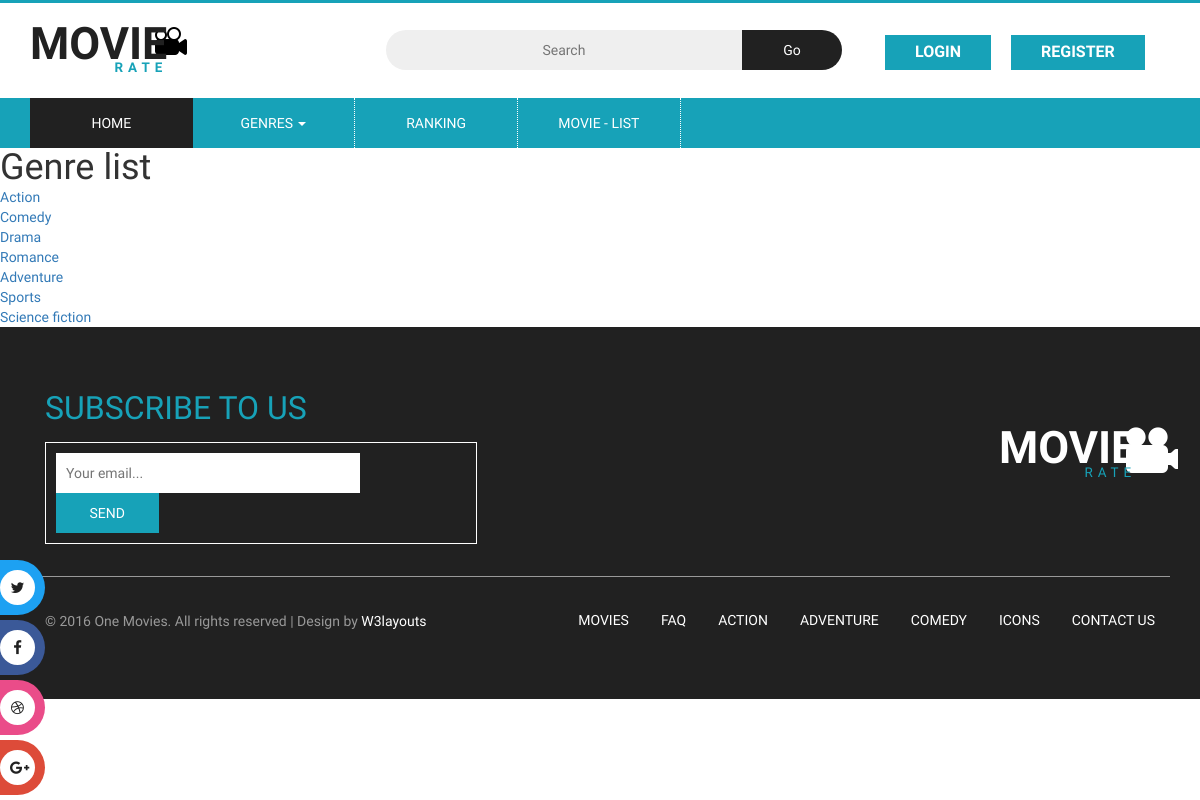
The page /genres/ on the database its author committed.
### app/models.py (models this page shows, shortened)
class Genre(models.Model):
    name = models.CharField(max_length=45, null=False)
    movies = models.ManyToManyField(Movie, related_name='genres')
    class Meta:
        app_label = 'app'

### app/views.py (the view)
# urls.py: path('genres/', views.view_genres, name='view_genres'),
def view_genres(request):
    genre_list = Genre.objects.all()
    list_genres = Genre.objects.all()
    contexto = {
        'list_genres': list_genres,
        'genre_list' : genre_list
    }
    return render(request, 'app/genres.html', contexto)

### app/templates/app/genres.html (shortened to what this page needs)
{% extends "app/base.html" %}
{% load static %}
{% block contenido %}
<h1>Genre list</h1>
<ul>
    {% for c in list_genres %}
        <a href="{% url  'app:view_genre' c.id %}"><li>{{ c.name }}</li></a>
    {% endfor %}
</ul>
{% endblock %}

### app/static/app/css/style.css (style rules this page uses)
html, body { font-size: 100%; font-family: 'Roboto Condensed', sans-serif; background:#ffffff; }
ul li,ol li { font-size:14px; }
h1,h2,h3,h4,h5,h6,a { font-family: 'Roboto Condensed', sans-serif; margin:0; }
ul,label { margin:0; padding:0; }

### app/static/app/css/contactstyle.css (style rules this page uses)
html, body { font-size: 100%; font-family: 'Roboto Condensed', sans-serif; background:#ffffff; }
ul li,ol li { font-size:14px; }
h1,h2,h3,h4,h5,h6,a { font-family: 'Roboto Condensed', sans-serif; margin:0; }
ul,label { margin:0; padding:0; }

### app/static/app/css/faqstyle.css (style rules this page uses)
html, body { font-size: 100%; font-family: 'Roboto Condensed', sans-serif; background:#ffffff; }
ul li,ol li { font-size:14px; }
h1,h2,h3,h4,h5,h6,a { font-family: 'Roboto Condensed', sans-serif; margin:0; }
ul,label { margin:0; padding:0; }

### app/static/app/css/single.css (style rules this page uses)
html, body { font-size: 100%; font-family: 'Roboto Condensed', sans-serif; }

### app/static/app/css/medile.css (style rules this page uses)
html, body { font-size: 100%; font-family: 'Roboto Condensed', sans-serif; background:#ffffff; margin: 0; }
p,ul li,ol li { margin:0; font-size:14px; }
h1,h2,h3,h4,h5,h6 { margin:0; }
ul,label { margin:0; padding:0; }

### rows shown on the page
Genre: name "Action"
Genre: name "Comedy"
Genre: name "Drama"
Genre: name "Romance"
Genre: name "Adventure"
Genre: name "Sports"
Genre: name "Science fiction"
